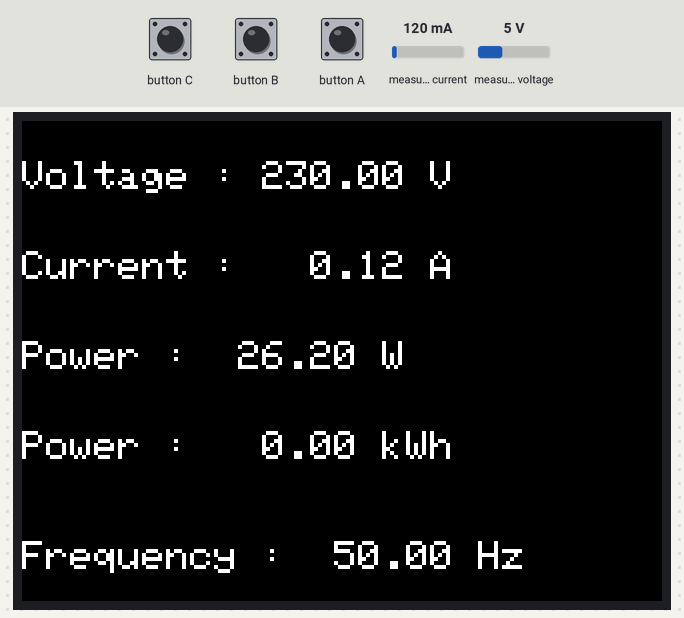
This sketch was run on a simulated ESP32. Parts: 320×240 colour display. The inputs (shaded band) are chosen by the test bench; at power-on: measured current 120 mA, measured voltage 5 V.

Above: at 1.9 s.
2.0 s: measured current set to 40 mA
At 3.9 s:
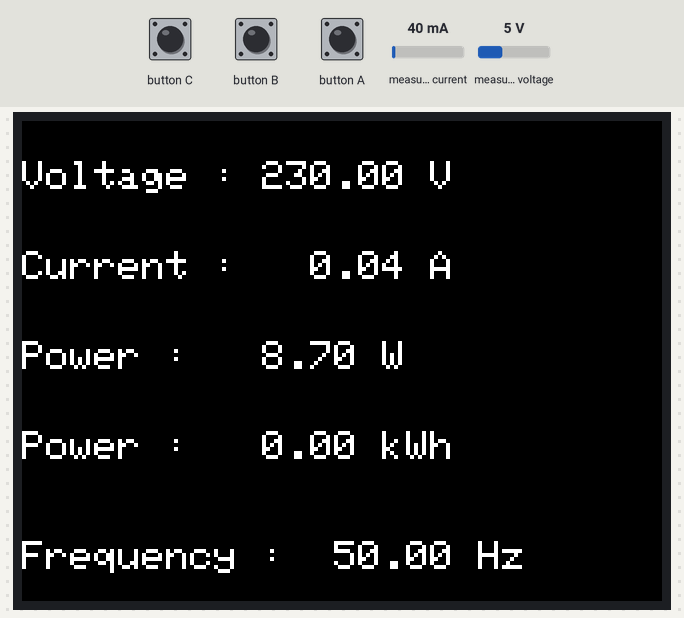
4.5 s: measured voltage set to 0.3 V
At 5.6 s:
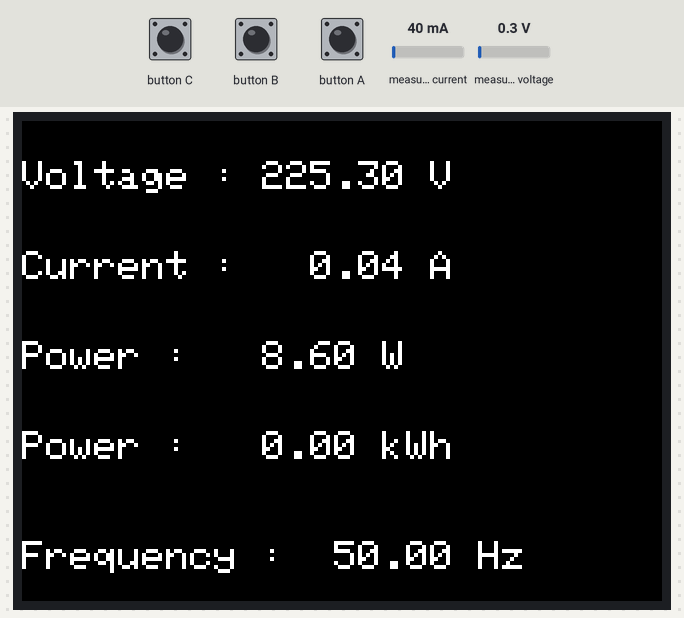
6.7 s: measured current set to 500 mA
At 8.5 s:
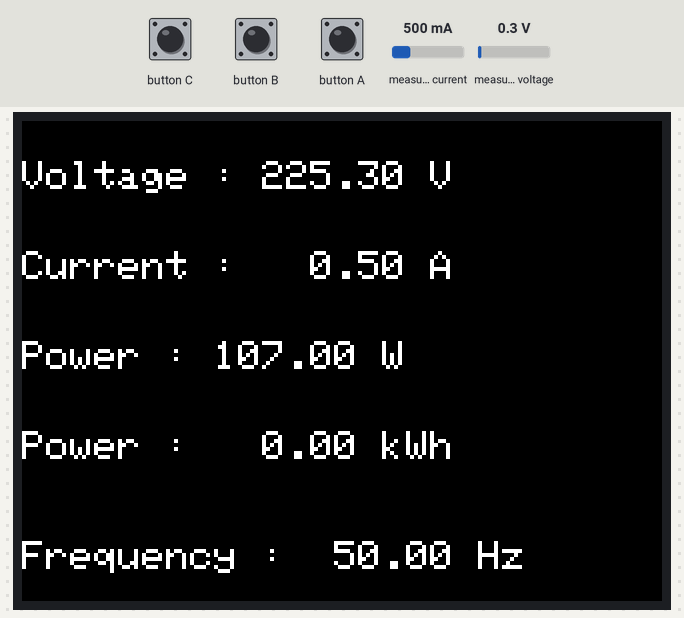
8.9 s: measured voltage set to 3.8 V
At 10.2 s:
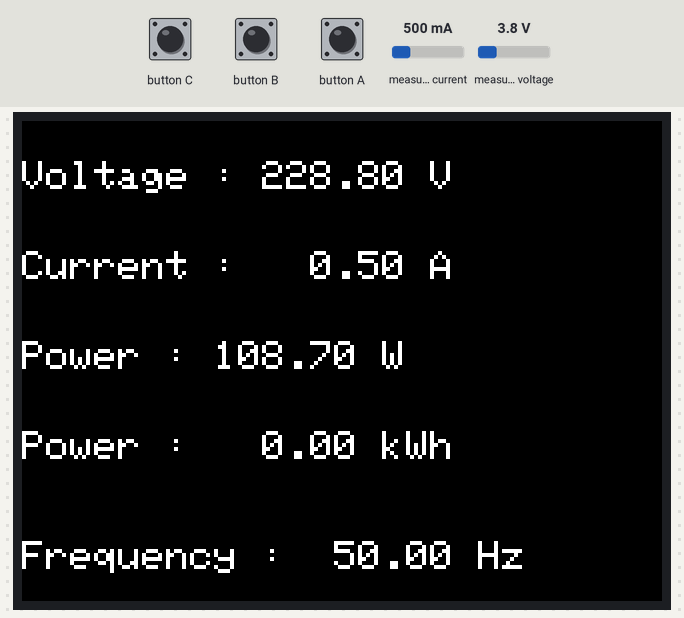
Timing chart, 0 to 11.9 s (numbered marks = the images above; inputs shaded):
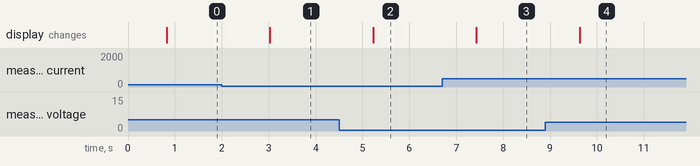

The sketch:

Test-PZEM-04.ino
```cpp
#include <M5Stack.h>
#include <PZEM004Tv30.h>


#if !defined(PZEM_RX_PIN) && !defined(PZEM_TX_PIN)
#define PZEM_RX_PIN 16
#define PZEM_TX_PIN 17
#endif

#if !defined(PZEM_SERIAL)
#define PZEM_SERIAL Serial2
#endif


#if defined(ESP32)
/*************************
 *  ESP32 initialization
 * ---------------------
 *
 * The ESP32 HW Serial interface can be routed to any GPIO pin
 * Here we initialize the PZEM on Serial2 with RX/TX pins 16 and 17
 */
PZEM004Tv30 pzem(PZEM_SERIAL, PZEM_RX_PIN, PZEM_TX_PIN);
#elif defined(ESP8266)

//PZEM004Tv30 pzem(Serial1);
#else

PZEM004Tv30 pzem(PZEM_SERIAL);
#endif

void setup()
{
  M5.begin(); //Init M5Core.
  M5.Power.begin(); //Init Power module.
  M5.Lcd.fillScreen(BLACK); // Set the screen background.
  M5.Lcd.setTextSize(2);
  delay(500); //Delay 500ms.
}


void loop()
{
    M5.update();
    float voltage = pzem.voltage();
    float current = pzem.current();
    float power = pzem.power();
    float energy = pzem.energy();
    float frequency = pzem.frequency();
    float pf = pzem.pf();
    if(voltage != NAN)
    {
        M5.Lcd.setCursor(0, 20); //Move the cursor position to (x,y).
        M5.Lcd.setTextColor(WHITE , BLACK); //Set the font color to white.
        M5.Lcd.printf("Voltage : %6.2f V",voltage);  //Serial output format string.

    }
    else
    {
        M5.Lcd.setCursor(0, 20); //Move the cursor position to (x,y).
        M5.Lcd.setTextColor(WHITE , BLACK); //Set the font color to white.
        M5.Lcd.printf("Error reading voltage");  //Serial output format string.
    }
    if(current != NAN)
    {
        M5.Lcd.setCursor(0, 65); //Move the cursor position to (x,y).
        M5.Lcd.setTextColor(WHITE , BLACK); //Set the font color to white.
        M5.Lcd.printf("Current : %6.2f A",current);  //Serial output format string.
    }
    else
    {
        M5.Lcd.setCursor(0, 65); //Move the cursor position to (x,y).
        M5.Lcd.setTextColor(WHITE , BLACK); //Set the font color to white.
        M5.Lcd.printf("Error reading current");  //Serial output format string.
    }
    if(current != NAN)
    {
        M5.Lcd.setCursor(0, 110); //Move the cursor position to (x,y).
        M5.Lcd.setTextColor(WHITE , BLACK); //Set the font color to white.
        M5.Lcd.printf("Power : %6.2f W",power);  //Serial output format string.
    }
    else
    {
        M5.Lcd.setCursor(0, 110); //Move the cursor position to (x,y).
        M5.Lcd.setTextColor(WHITE , BLACK); //Set the font color to white.
        M5.Lcd.printf("Error reading power");  //Serial output format string.
    }
    if(current != NAN)
    {
        M5.Lcd.setCursor(0, 155); //Move the cursor position to (x,y).
        M5.Lcd.setTextColor(WHITE , BLACK); //Set the font color to white.
        M5.Lcd.printf("Power : %6.2f kWh",energy);  //Serial output format string.
    }
    else
    {
        M5.Lcd.setCursor(0, 155); //Move the cursor position to (x,y).
        M5.Lcd.setTextColor(WHITE , BLACK); //Set the font color to white.
        M5.Lcd.printf("Error reading energy",power);  //Serial output format string.
    }


    if(current != NAN)
    {
        M5.Lcd.setCursor(0, 210); //Move the cursor position to (x,y).
        M5.Lcd.setTextColor(WHITE , BLACK); //Set the font color to white.
        M5.Lcd.printf("Frequency : %6.2f Hz",frequency,1);  //Serial output format string.
    }
    else
    {
        Serial.println("Error reading frequency");
        M5.Lcd.setCursor(0, 210); //Move the cursor position to (x,y).
        M5.Lcd.setTextColor(WHITE , BLACK); //Set the font color to white.
        M5.Lcd.printf("Error reading frequency");  //Serial output format string.
    }

//    if(current != NAN){
//        Serial.print("PF: "); Serial.println(pf);
//    }
//    else
//    {
//        Serial.println("Error reading power factor");
//    }
    delay(1000);
}
```

Measured:
- after the input at 2.0 s, the display: changes after 1.0 s (image 1)
- after the input at 4.5 s, the display: changes after 0.73 s (image 2)
- after the input at 6.7 s, the display: changes after 0.73 s (image 3)
- after the input at 8.9 s, the display: changes after 0.73 s (image 4)
